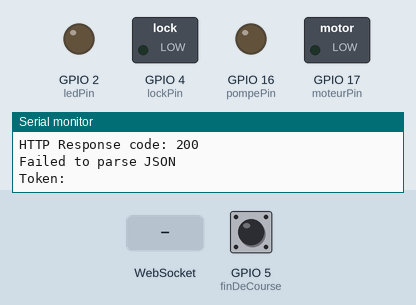
Simulated run of this sketch. Board: ESP32. Shown: switched loads named in the sketch (green lamp = pin HIGH), output pins drawn as LEDs (lit = HIGH), the last lines printed to the serial monitor. The test bench sets the inputs (shaded band); at power-on: GPIO 5 (finDeCourse) HIGH. WiFi joins after 1.5 s; servers stay silent unless stated; uploads are accepted with an empty reply.

Above: at 6.4 s.
6.5 s: WebSocket text "on" received
At 7.7 s:
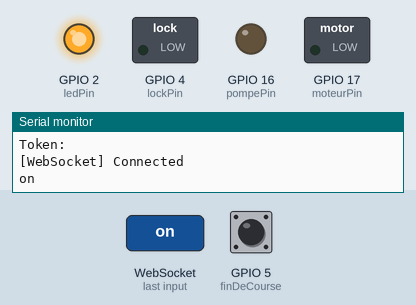
8.0 s: WebSocket text "onLock" received
At 9.1 s:
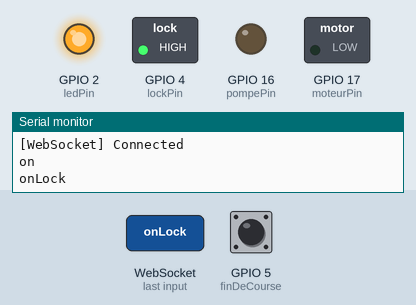
9.5 s: WebSocket text "off" received
At 10.2 s:
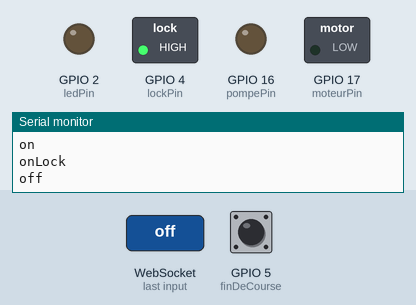
11.0 s: WebSocket text "onpompe" received
At 11.4 s:
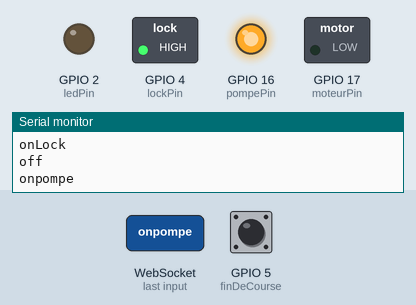
12.5 s: WebSocket text "offLock" received
At 13.7 s:
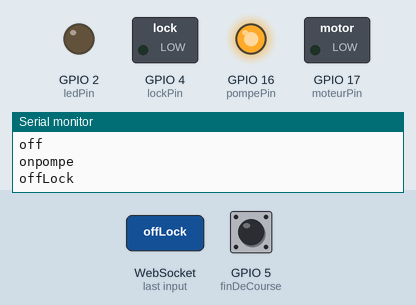
14.0 s: WebSocket text "onmoteur" received
At 14.8 s:
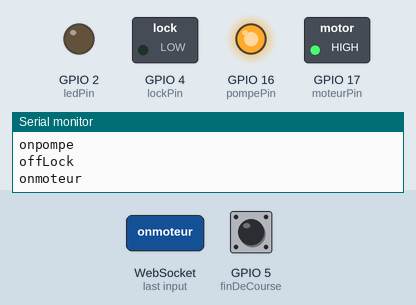
Timing chart, 0 to 16.5 s (numbered marks = the images above; inputs shaded):
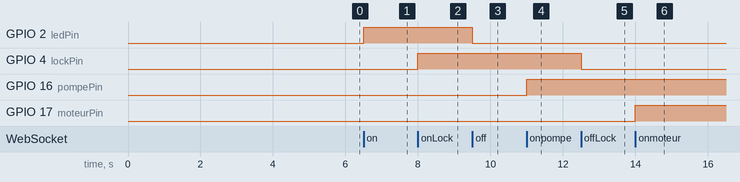

Measured:
- after the input at 6.5 s, GPIO 2 (ledPin): LOW → HIGH at once
- after the input at 8.0 s, GPIO 4 (lockPin): LOW → HIGH at once
- after the input at 9.5 s, GPIO 2 (ledPin): HIGH → LOW at once
- after the input at 11.0 s, GPIO 16 (pompePin): LOW → HIGH at once
- after the input at 12.5 s, GPIO 4 (lockPin): HIGH → LOW at once
- after the input at 14.0 s, GPIO 17 (moteurPin): LOW → HIGH at once

The sketch:

control_many_thing.ino
```cpp
#include <WiFi.h>
#include <WebSocketsClient.h>
#include <HTTPClient.h>
#include <ArduinoJson.h>
const char* ssid = "ssid";
const char* password = "password";
const char* serverAddress = "serverAddress";
const int serverPort = 4000;

WebSocketsClient webSocket;
const int ledPin = 2; // Assuming the LED is connected to GPIO pin 2
const int lockPin = 4;
const int pompePin = 16;
const int moteurPin = 17;
const int finDeCourse = 5;
const char* serverUrl = "serverUrl";
const char* serverData = "serverData";

String jsonStr;
String tokenString;
void webSocketEvent(WStype_t type, uint8_t * payload, size_t length) {
  switch(type) {
    case WStype_DISCONNECTED:
      Serial.println("[WebSocket] Disconnected");
      break;
    case WStype_CONNECTED: {
      Serial.println("[WebSocket] Connected");
      webSocket.sendTXT("{\"device_id\":\"3\",\"type\":\"device\",\"key\":\"key3\"}");
      break;
    }
    case WStype_TEXT: {
    String message = String((char*)( payload));
  Serial.println(message);

  if(message == "off") {
    digitalWrite(ledPin, LOW);
  }

  if(message == "on") {
    digitalWrite(ledPin, HIGH);
  }


  if(message == "offLock") {
    digitalWrite(lockPin, LOW);
  }

  if(message == "onLock") {
    digitalWrite(lockPin, HIGH);
  }
  if(message=="offpompe"){
  digitalWrite(pompePin, LOW);
  }
    if(message=="onpompe"){
  digitalWrite(pompePin, HIGH);
  }
  if(message=="offmoteur"){
  digitalWrite(moteurPin, LOW);
  }
    if(message=="onmoteur"){
  digitalWrite(moteurPin, HIGH);
  }
  break;
}
    case WStype_BIN:
    case WStype_ERROR:
      Serial.println("[WebSocket] Error");
      break;
  }
}

void setup() {
  Serial.begin(115200);
  pinMode(ledPin, OUTPUT);
  pinMode(lockPin, OUTPUT);
  pinMode(pompePin, OUTPUT);
  pinMode(moteurPin, OUTPUT);
  // Connect to Wi-Fi
  WiFi.begin(ssid, password);
  while (WiFi.status() != WL_CONNECTED) {
    delay(1000);
    Serial.println("Connecting to WiFi...");
  }
  Serial.println("Connected to WiFi");

  // Initialize WebSocket
  webSocket.begin(serverAddress, serverPort, "/");
  webSocket.onEvent(webSocketEvent);


    DynamicJsonDocument jsonDoc(128);
  JsonObject data = jsonDoc.to<JsonObject>();

  data["device_id"] = 3;
  data["key"] = "key3";
  serializeJson(data, jsonStr);
   // Send the POST request
  HTTPClient http;
  http.begin(serverUrl);
  http.addHeader("Content-Type", "application/json");
  int httpResponseCode = http.POST(jsonStr);
   if (httpResponseCode > 0) {
    Serial.print("HTTP Response code: ");
    Serial.println(httpResponseCode);
    String response = http.getString();
    DynamicJsonDocument doc(256);

    // Deserialize the JSON data
    DeserializationError error = deserializeJson(doc, response);

    if (error) {
      Serial.println("Failed to parse JSON");
    }
    // Extract the token
    const char* token = doc["token"];

    // Save the token in a string variable
    tokenString = String(token);
    // Print the extracted token
    Serial.print("Token: ");
    Serial.println(tokenString);
    Serial.println(response);
  } else {
    Serial.print("Error on sending POST request: ");
    Serial.println(httpResponseCode);
  }

  http.end();
  delay(3000);

  DynamicJsonDocument jsonDoc1(128);
  JsonObject root = jsonDoc1.to<JsonObject>();
  tokenString.trim();
  root["device_id"] = 4;
  root["token"] = String(tokenString);
}

void loop() {
  webSocket.loop();
  DynamicJsonDocument jsonDoc1(300);
  JsonObject root = jsonDoc1.to<JsonObject>();
  tokenString.trim();
  root["device_id"] = 3;
  root["token"] = String(tokenString);

  int switchState = digitalRead(finDeCourse);
    if (switchState == LOW) {
    // If the switch is pressed
    webSocket.sendTXT("{\"device_id\":\"3\",\"type\":\"device\",\"key\":\"key3\",\"door_status\":\"closed\"}");
    Serial.println("Door closed");
    while (digitalRead(finDeCourse) == LOW) {
      // Wait for the switch to be released
      delay(10);
    }
    // Once released, print "Door open"
    Serial.println("Door open");
     webSocket.sendTXT("{\"device_id\":\"3\",\"type\":\"device\",\"key\":\"key3\",\"door_status\":\"open\"}");

  }
}
```
